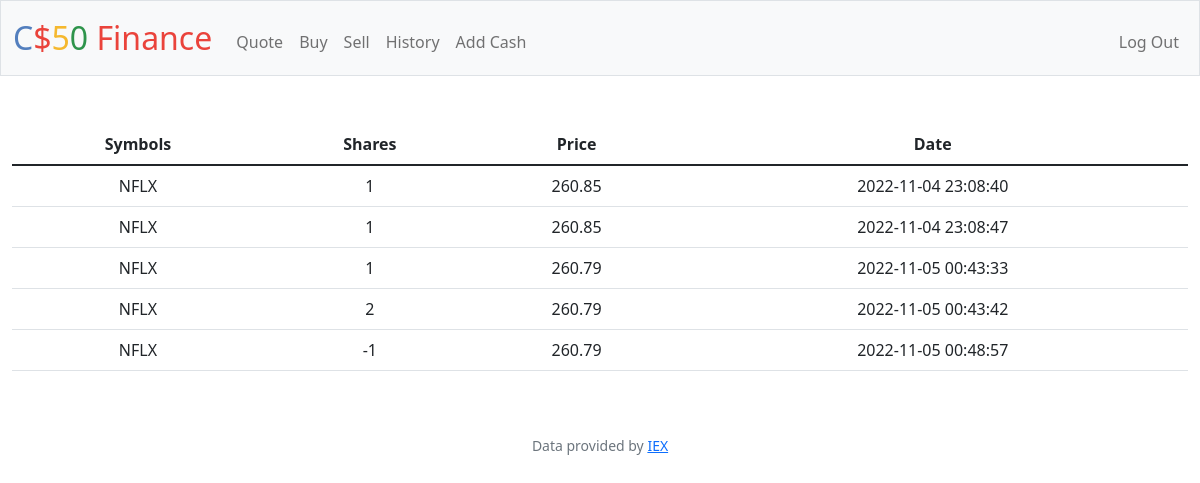
Screenshot of /history (signed in) with the database file from the repository.
### tables this page shows
CREATE TABLE 'transactions' ('id' INTEGER PRIMARY KEY AUTOINCREMENT NOT NULL, 'user_id' INTEGER, 'symbol' TEXT, 'shares' INTEGER, 'price' REAL, 'date' DATETIME);

### app.py (the view)
@app.route("/history")
@login_required
def history():
    user_id = session["user_id"]
    transactions_db = db.execute("SELECT * FROM transactions WHERE user_id = :id", id=user_id)
    return render_template("history.html", transactions = transactions_db)

### app.py (called while the page is built)
@app.after_request
def after_request(response):
    response.headers["Cache-Control"] = "no-cache, no-store, must-revalidate"
    response.headers["Expires"] = 0
    response.headers["Pragma"] = "no-cache"
    return response

### helpers.py (called while the page is built)
def login_required(f):
    @wraps(f)
    def decorated_function(*args, **kwargs):
        if session.get("user_id") is None:
            return redirect("/login")
        return f(*args, **kwargs)
    return decorated_function

### templates/history.html (shortened to what this page needs)
{% extends "layout.html" %}
{% block main %}
    <table class="table">
        <thead>
            <tr>
                <th scope="col">Symbols</th>
                <th scope="col">Shares</th>
                <th scope="col">Price</th>
                <th scope="col">Date</th>
            </tr>
        </thead>
        <tbody>
            {% for row in transactions %}
                <tr>
                    <td>{{ row["symbol"] }}</td>
                    <td>{{ row["shares"] }}</td>
                    <td>{{ row["price"] }}</td>
                    <td>{{ row["date"] }}</td>
                </tr>
            {% endfor %}
        </tbody>
    </table>
{% endblock %}

### rows the page displays
transactions: symbol "NFLX", shares "1", price "260.85", date "2022-11-04 23:08:40"
transactions: symbol "NFLX", shares "1", price "260.85", date "2022-11-04 23:08:47"
transactions: symbol "NFLX", shares "1", price "260.79", date "2022-11-05 00:43:33"
transactions: symbol "NFLX", shares "2", price "260.79", date "2022-11-05 00:43:42"
transactions: symbol "NFLX", shares "-1", price "260.79", date "2022-11-05 00:48:57"
